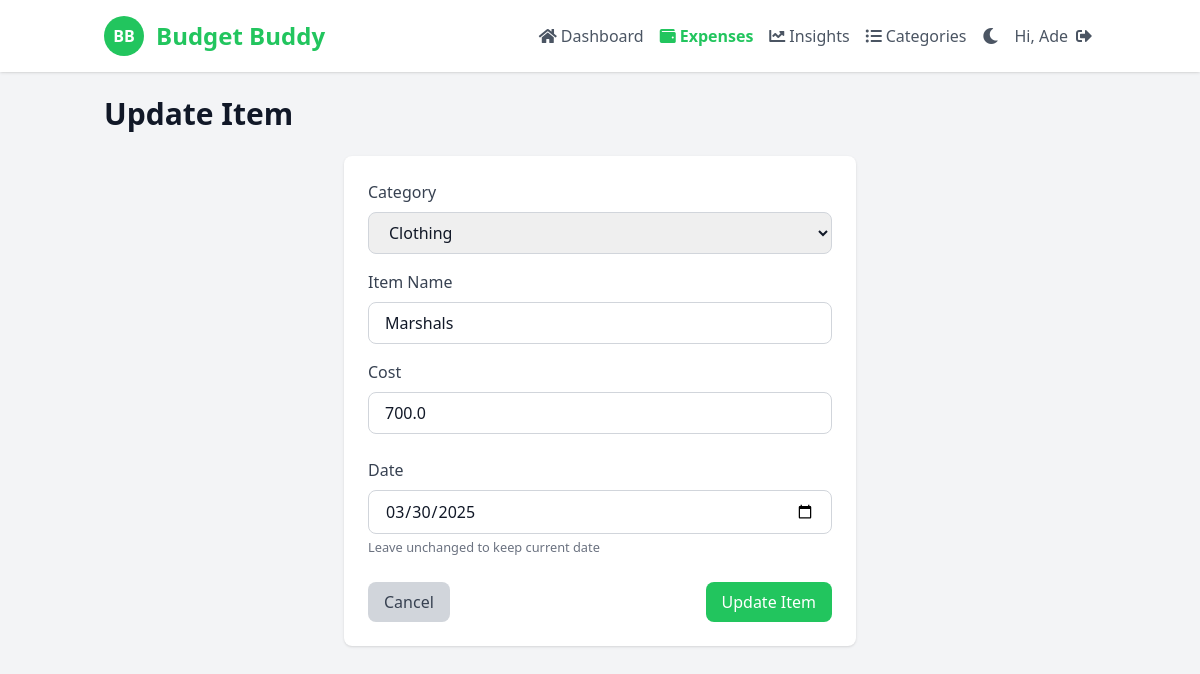
/update/2 (signed in), run on the app's committed database.
### app.py (models this page shows, shortened)
class Todo(db.Model):
    id = db.Column(db.Integer, primary_key=True)
    item = db.Column(db.String(200), nullable=False)  # Category
    name = db.Column(db.String(200), nullable=False, default="Unnamed Item")  # Item name
    cost = db.Column(db.Float, nullable=False)
    date_created = db.Column(db.DateTime, default=datetime.now)
    user_id = db.Column(db.Integer, db.ForeignKey('user.id'), nullable=False)

### app.py (the view)
    def decorated_function(*args, **kwargs):
        if not session.get('logged_in'):
            return redirect('/login')
        return f(*args, **kwargs)

### app.py (called while the page is built)
def login_required(f):
    def decorated_function(*args, **kwargs):
        if not session.get('logged_in'):
            return redirect('/login')
        return f(*args, **kwargs)
    decorated_function.__name__ = f.__name__
    return decorated_function

### templates/update.html (shortened to what this page needs)
<!DOCTYPE html>
<html lang="en">
<head>
    <script src="https://cdn.tailwindcss.com"></script>
    <link href="https://cdnjs.cloudflare.com/ajax/libs/font-awesome/5.15.3/css/all.min.css" rel="stylesheet"/>
</head>
<body class="bg-gray-100 text-gray-900 dark:bg-dark-900 dark:text-dark-200">
<header class="bg-white shadow fixed w-full z-10 dark:bg-dark-800 dark:shadow-dark">
    <div class="container mx-auto px-4 py-4 flex justify-between items-center">
        <div class="flex items-center">
            <div class="bg-green-500 text-white rounded-full w-10 h-10 flex items-center justify-center">
                <span class="font-bold">
                    BB
                </span>
            </div>
            <h1 class="ml-3 text-2xl font-bold text-green-500">
                Budget Buddy
            </h1>
        </div>
        <nav class="hidden md:flex space-x-4 items-center">
            <a class="text-gray-600 flex items-center dark:text-dark-400 hover:text-green-500 dark:hover:text-green-400" href="/dashboard">
                <i class="fas fa-home mr-1"></i> Dashboard
            </a>
            <a class="text-green-500 font-semibold flex items-center dark:text-green-400" href="/expenses">
                <i class="fas fa-wallet mr-1"></i> Expenses
            </a>
            <a class="text-gray-600 flex items-center dark:text-dark-400 hover:text-green-500 dark:hover:text-green-400" href="/insights">
                <i class="fas fa-chart-line mr-1"></i> Insights
            </a>
            <a class="text-gray-600 flex items-center dark:text-dark-400 hover:text-green-500 dark:hover:text-green-400" href="/categories">
                <i class="fas fa-list-ul mr-1"></i> Categories
            </a>
            <button id="theme-toggle" class="ml-4 text-gray-600 dark:text-dark-400 hover:text-gray-800 dark:hover:text-dark-200 transition-colors duration-200 focus:outline-none">
            </button>
            <div class="ml-4 flex items-center">
                <span class="text-gray-600 dark:text-dark-400 mr-2">Hi, {{ username }}</span>
                <a href="/logout" class="text-gray-600 flex items-center dark:text-dark-400 hover:text-red-500 dark:hover:text-red-400">
                    <i class="fas fa-sign-out-alt mr-1"></i>
                </a>
            </div>
        </nav>
    </div>
</header>
<main class="container mx-auto px-4 py-24">
    <h2 class="text-3xl font-bold mb-6 dark:text-dark-100">
        Update Item
    </h2>
    <div class="bg-white p-6 rounded-lg shadow max-w-lg mx-auto dark:bg-dark-800">
        <form action="/update/{{ item.id }}" method="POST">
            <div class="mb-4">
                <label for="item" class="block text-gray-700 mb-2 dark:text-dark-400">Category</label>
                <select name="item" id="item" class="w-full px-4 py-2 border border-gray-300 rounded-lg focus:outline-none focus:ring-2 focus:ring-green-500 dark:bg-dark-700 dark:border-dark-600 dark:text-dark-100" required>
                    <option value="Clothing" {% if item.item == 'Clothing' %}selected{% endif %}>Clothing</option>
                </select>
            </div>
            <div class="mb-4">
                <label for="name" class="block text-gray-700 mb-2 dark:text-dark-400">Item Name</label>
                <input type="text" name="name" id="name" value="{{ item.name }}"
                    class="w-full px-4 py-2 border border-gray-300 rounded-lg focus:outline-none focus:ring-2 focus:ring-green-500 dark:bg-dark-700 dark:border-dark-600 dark:text-dark-100"
                    placeholder="e.g., Rent, Netflix, Groceries" required>
            </div>
            <div class="mb-6">
                <label for="cost" class="block text-gray-700 mb-2 dark:text-dark-400">Cost</label>
                <input type="number" name="cost" id="cost" value="{{ item.cost }}"
                    class="w-full px-4 py-2 border border-gray-300 rounded-lg focus:outline-none focus:ring-2 focus:ring-green-500 dark:bg-dark-700 dark:border-dark-600 dark:text-dark-100"
                    step="0.01" min="0" required>
            </div>
            <div class="mb-6">
                <label for="date" class="block text-gray-700 mb-2 dark:text-dark-400">Date</label>
                <input type="date" name="date" id="date" value="{{ item.date_created.strftime('%Y-%m-%d') }}"
                    class="w-full px-4 py-2 border border-gray-300 rounded-lg focus:outline-none focus:ring-2 focus:ring-green-500 dark:bg-dark-700 dark:border-dark-600 dark:text-dark-100">
                <small class="text-gray-500 dark:text-dark-500">Leave unchanged to keep current date</small>
            </div>
            <div class="flex justify-between">
                <a href="/expenses" class="px-4 py-2 bg-gray-300 text-gray-700 rounded-lg hover:bg-gray-400 transition-colors dark:bg-dark-700 dark:text-dark-300 dark:hover:bg-dark-600">
                    Cancel
                </a>
                <button type="submit" class="px-4 py-2 bg-green-500 text-white rounded-lg hover:bg-green-600 transition-colors">
                    Update Item
                </button>
            </div>
        </form>
    </div>
</main>
</body>
</html>

### templates/update.html (style rules this page uses)
#theme-toggle { transition: all 0.3s ease; }

### data on the page
Todo: item "Clothing", name "Marshals", cost "700.0", date "03/30/2025"

### other printed values
{{ username }} "Ade"
